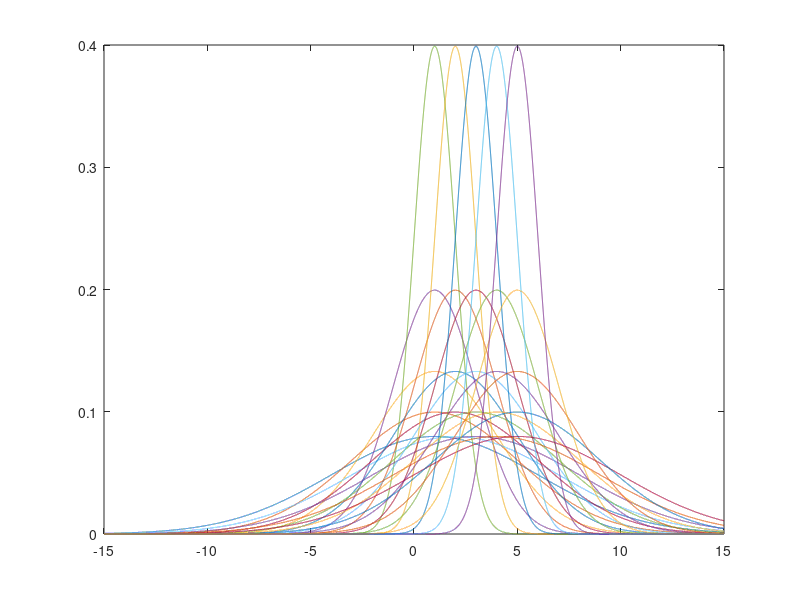

Write MATLAB code to recreate this figure.
%more compare

for mu = 1:1:5;
    for sigma = 5:-1:1;
        x = -15:0.001:15;
        y = normpdf(x,mu,sigma);
        plot(x,y)
        hold on
    end
end

        

    